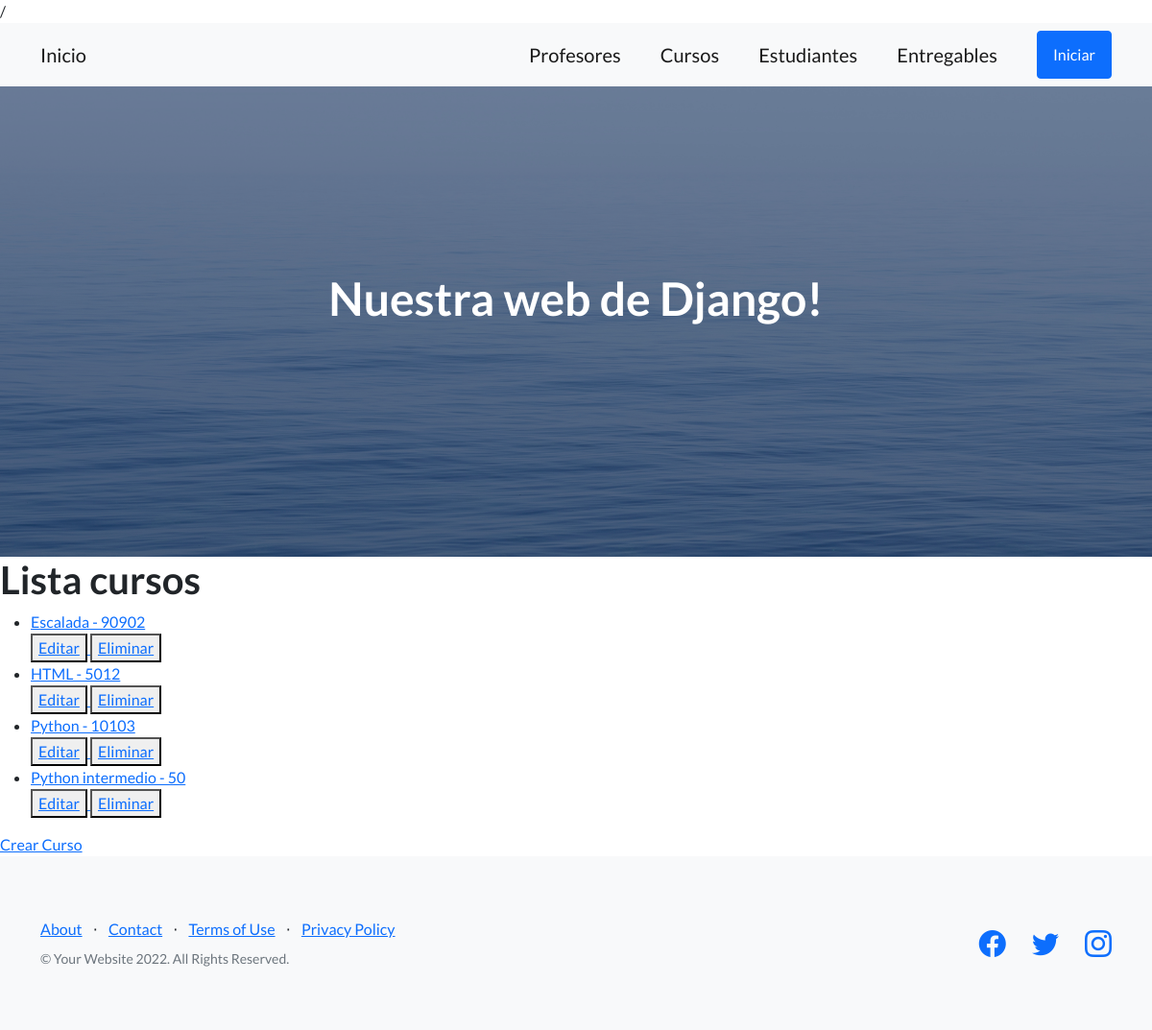
The page /app_coder/ListaCursos/ on the database its author committed.
### app_coder/models.py (models this page shows)
class Curso(models.Model):
    nombre = models.CharField(max_length=50)
    camada = models.IntegerField()
    def __str__(self) -> str:
        return f"{self.nombre} - {self.camada}"
    class Meta():
        verbose_name = "My Course"
        verbose_name_plural = "Mis Cursos"
        ordering = ("nombre",)
        unique_together = ("nombre","camada")

### app_coder/views.py (the view)
# urls.py: path('ListaCursos/', CursoList.as_view(), name = "ListaCursos"),
class CursoList(ListView):
    model = Curso
    template_name = "curso_list.html"
    context_object_name = "cursos"

### app_coder/templates/curso_list.html
{% extends 'padre.html' %}
{% load static %}
{% block bloquecambia  %}
<h1>Lista cursos</h1>
    <ul>
        {% for curso in cursos %}
            <li>
            <a href="{% url 'DetalleCursos' curso.id %}">{{curso}}</a>
            </li>
            <button>
                <a href="{% url 'ActualizarCursos' curso.id %}">Editar
            </button>
            <button>
                <a href="{% url 'EliminarCursos' curso.id %}">Eliminar
            </button>
        {% endfor %}
    </ul>
    <a href="{% url 'CreaCursos' %}">Crear Curso</a>
{% endblock bloquecambia  %}

### rows shown on the page
Curso: nombre+camada "Escalada - 90902"
Curso: nombre+camada "HTML - 5012"
Curso: nombre+camada "Python - 10103"
Curso: nombre+camada "Python intermedio - 50"
